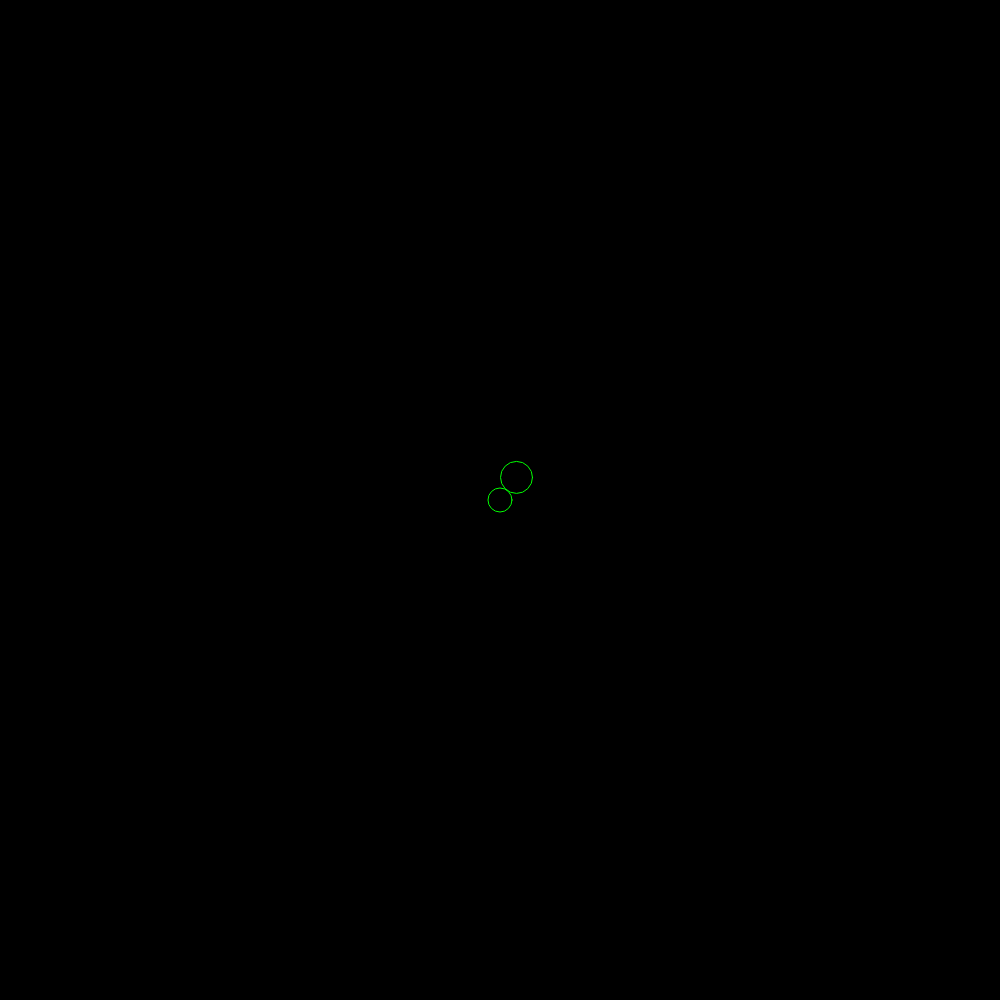
Frame 1 (no input)
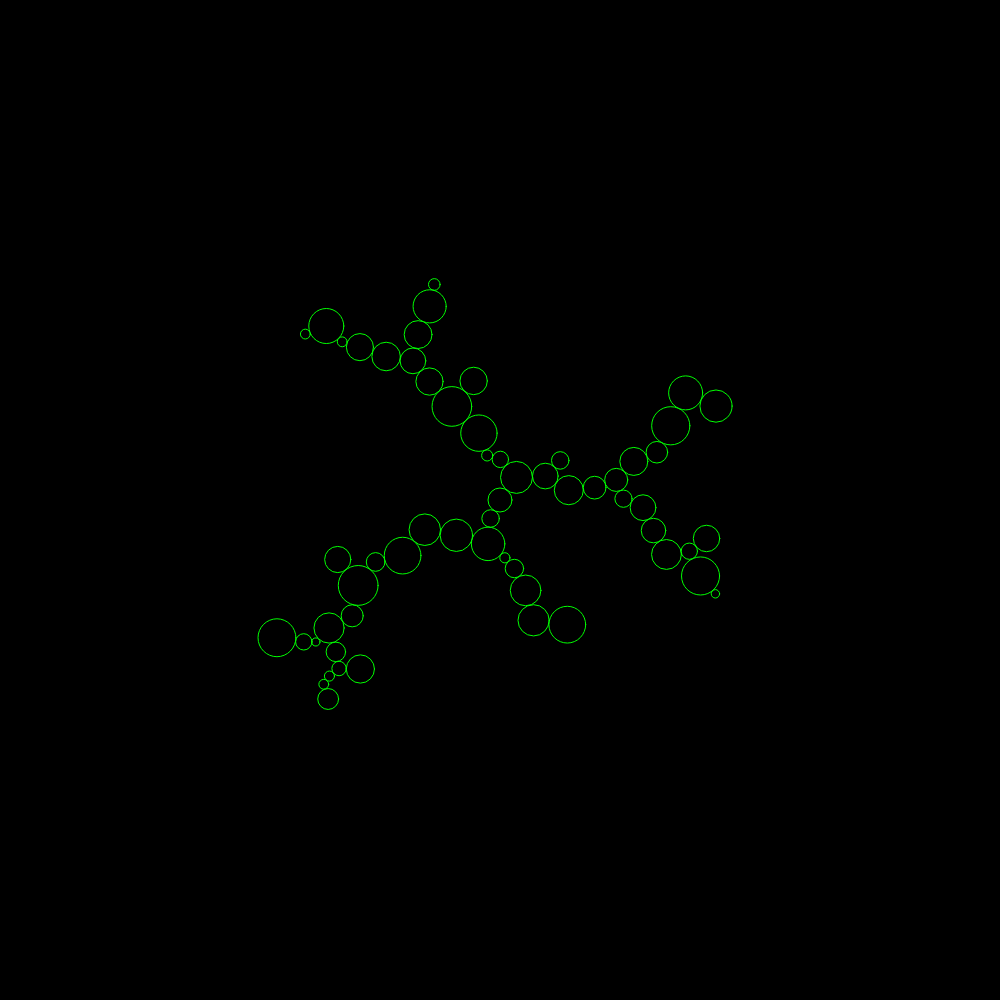
Frame 60 (no input)
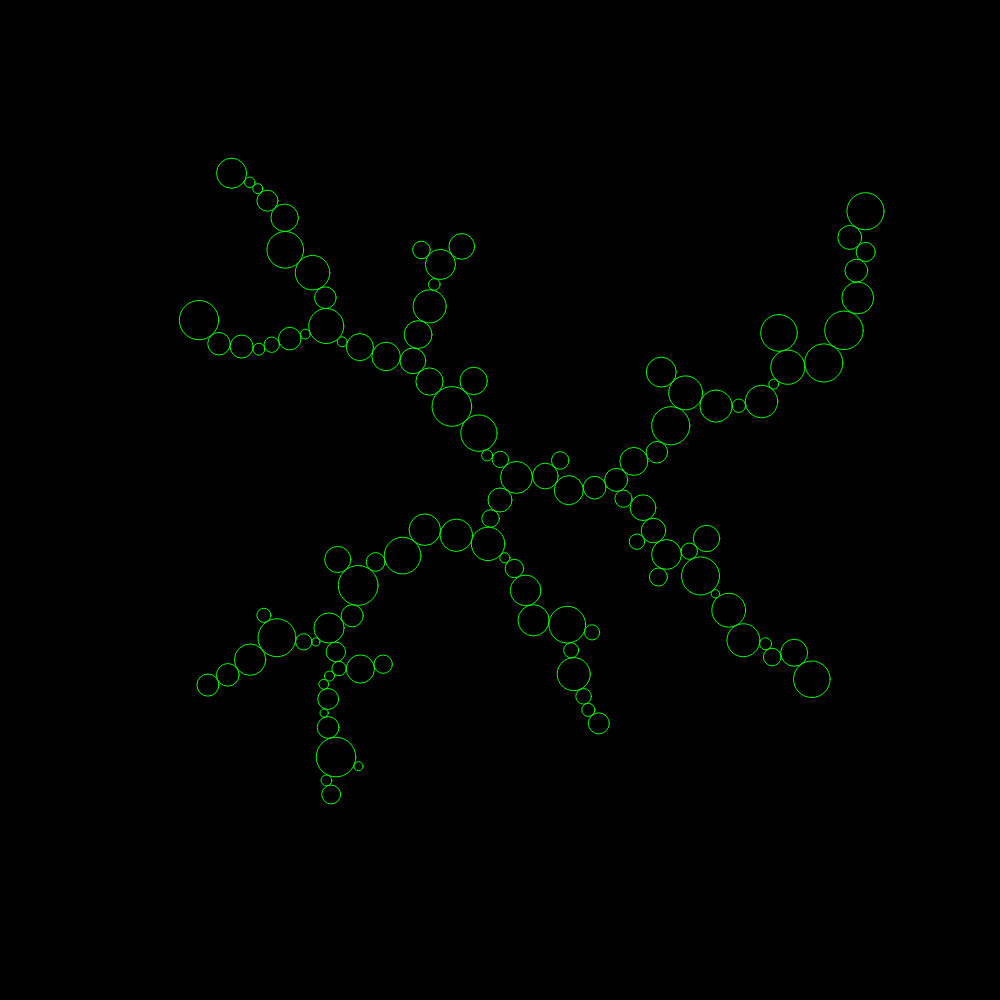
Frame 120 (the mouse pressed at the canvas centre since frame 60)

The p5.js sketch that drew these frames (run headless with seeded random() and noise() and a simulated clock; from frame 60 on, the mouse is pressed at the canvas centre):

// p5.js sketch
// ── sketch.js
let points = [];
let minRadius = 4;
let maxRadius = 20;
function setup() {
    createCanvas(1000, 1000);
    points.push(new Docker(500, 500, 12));
    //noLoop();
}
class Docker {
    constructor(_x, _y, _r) {
        this.position = createVector(_x, _y);
        this.radius = _r;
    }
}
function draw() {
  background(0);
    if (points.length < 500) {
        let tempDocker = new Docker(random(width), random(height), random(minRadius, maxRadius));
        let temp = dock(tempDocker);
        if (temp == null) {
            console.log("Nulled")
        }
        else {
            tempDocker.position.x = temp.newPositionX;
            tempDocker.position.y = temp.newPositionY;
            points.push(tempDocker);
        }
    }
    for (let i = 0; i < points.length; i++) {
        let dockerObject = points[i];
        stroke(0, 255, 0);
        noFill();
        ellipse(dockerObject.position.x, dockerObject.position.y, dockerObject.radius * 2, dockerObject.radius * 2)
    }
}
// At the moment this is not receiving any parameter. Consider using something here
function dock(_dockable) {
    //This is the ball we want to move (latest in Array)
    let currentBall = _dockable;
    fill(0, 220, 0)
        //ellipse(currentBall.position.x, currentBall.position.y, currentBall.radius * 2)
        //console.log(currentBall)
        // This is where we want to dock it to
    let currentPoint = 0;
    let currentDistance = 2000;
    for (let i = 0; i < points.length; i++) {
        let checkDist = dist(currentBall.position.x, currentBall.position.y, points[i].position.x, points[i].position.y) - currentBall.radius - points[i].radius;
        //console.log("Checked Distance is " + checkDist)
        if (checkDist < 0) {
            return null
        }
        if (checkDist < currentDistance) {
            currentDistance = checkDist;
            //console.log(currentDistance);
            //console.log("Current Distance is " + currentDistance + " i is "
            console.log(`Current Distance is ${currentDistance} i is ${i}`)
            currentPoint = i
        }
    }
    //console.log("Current Point is " + currentPoint)
    let dockedBall = points[currentPoint];
    let resultantV = p5.Vector.sub(currentBall.position, dockedBall.position)
    let rHeading = resultantV.heading();
    let rDist = resultantV.mag() - points[currentPoint].radius - _dockable.radius;
    // Here we thake away the calculated distance from the current position
    let newPositionX = currentBall.position.x - cos(rHeading) * rDist;
    let newPositionY = currentBall.position.y - sin(rHeading) * rDist;
    return {
        newPositionX, newPositionY
    };
}
